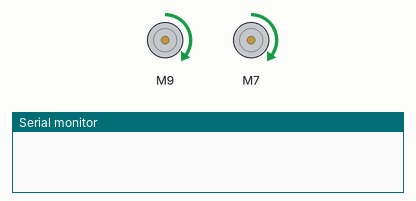
Recording of a sketch running on a simulated Arduino Uno, built with avr-gcc and run on an emulated ATmega328P. Parts: 2 × DC motor (green arrow = forward, orange = backward, longer = faster), the last lines printed to the serial monitor.

Above: at 1.5 s.
At 10.5 s:
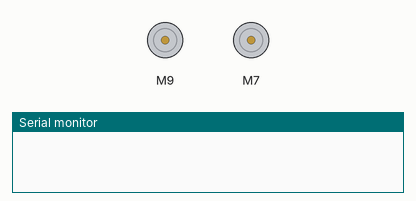
At 13.5 s:
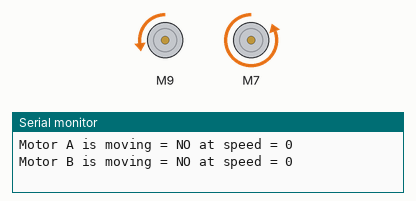
At 19.5 s:
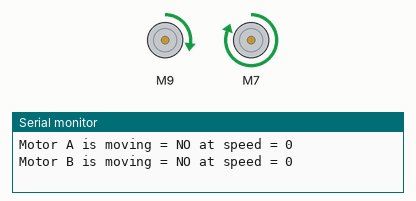
Timing chart, 0 to 23.4 s (numbered marks = the images above):
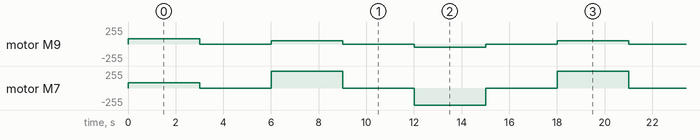

The sketch:

N20_encoder-and-nonencoder-motor-contorling.ino
```cpp
/*
Author  : Andrea Lombardo
Site    : https://www.lombardoandrea.com
Source  : https://github.com/AndreaLombardo/L298N/

Here you can see how to work in a common configuration.

L298NX2 is not a new version of module or IC,
but it stands for a double implementation of L298N library.

With L298NX2 is possible to initialize two motors at once.

Speed range go from 0 to 255, default is 100.
Use setSpeed(speed) to change speed for both motors,
setSpeedA(speed) or setSpeedB(speed) for individual changes.

Sometimes at lower speed motors seems not running.
It's normal, may depends by motor and power supply.

Wiring schema in file "L298NX2 - Schema_with_EN_pin.png"
*/

// Include the (new) library
// Library: L298N By Andrea Lombardo
// https://github.com/AndreaLombardo/L298N
#include <L298NX2.h>

// Pin definition
const unsigned int EN_A = 10;
const unsigned int IN1_A = 9;
const unsigned int IN2_A = 8;

const unsigned int IN1_B = 7;
const unsigned int IN2_B = 6;
const unsigned int EN_B = 5;

// Initialize both motors
L298NX2 motors(EN_A, IN1_A, IN2_A, EN_B, IN1_B, IN2_B);

void setup()
{
  Serial.begin(9600);

  // Wait for Serial Monitor to be opened
  while (!Serial) {
    //do nothing
  }

  // Set initial speed for both motors
  motors.setSpeed(80);
}

void loop() {
  motors.forward();
  delay(3000);
  motors.stop();
  delay(3000);

  motors.setSpeedA(50);
  motors.setSpeedB(400);
  motors.forward();
  delay(3000);
  motors.stop();
  delay(3000);

  printSomeInfo();digitalWrite(IN1_A, HIGH);

  motors.backwardA();
  motors.backwardB();
  delay(3000);
  motors.stop();
  delay(3000);
}

/*
Print some informations in Serial Monitor
*/
void printSomeInfo() {
  Serial.print("Motor A is moving = ");
  Serial.print(motors.isMovingA() ? "YES" : "NO");
  Serial.print(" at speed = ");
  Serial.println(motors.getSpeedA());
  Serial.print("Motor B is moving = ");
  Serial.print(motors.isMovingB() ? "YES" : "NO");
  Serial.print(" at speed = ");
  Serial.println(motors.getSpeedB());
}
```

Measured:
- by itself, motor M9: repeats every 18.0 s: stopped 3.0 s, forward 50/255 3.0 s, stopped 3.0 s, backward 50/255 3.0 s, stopped 3.0 s, forward 50/255 3.0 s
- by itself, motor M7: repeats every 18.0 s: stopped 3.0 s, forward 255/255 3.0 s, stopped 3.0 s, backward 255/255 3.0 s, stopped 3.0 s, forward 255/255 3.0 s
